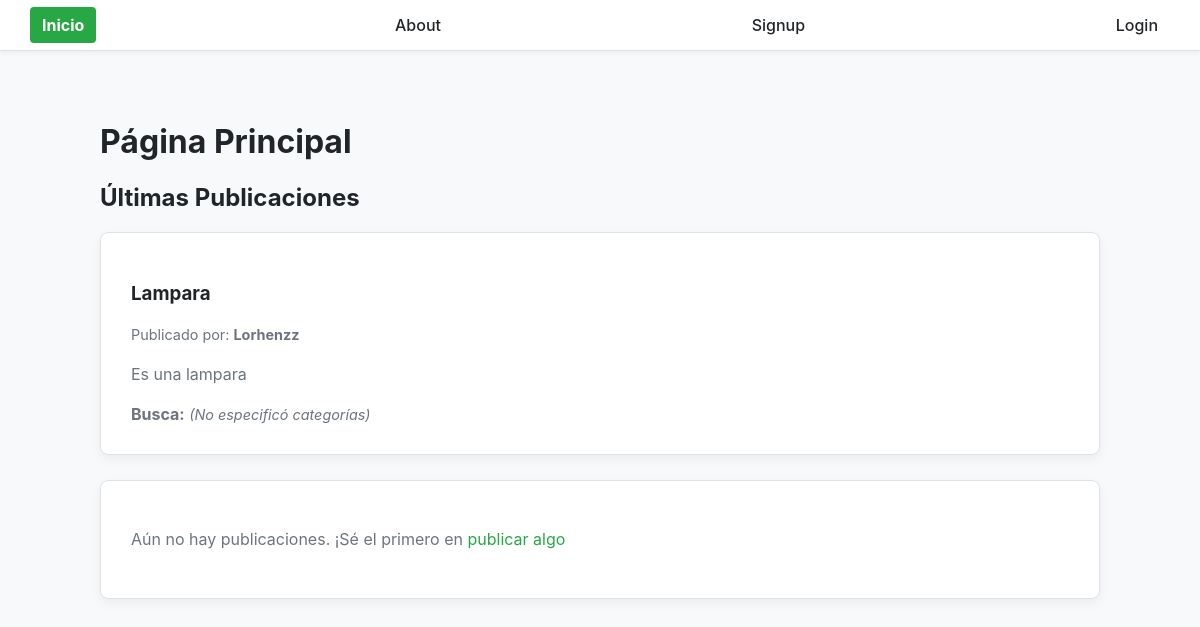
/, run on an earlier commit of the app's database.
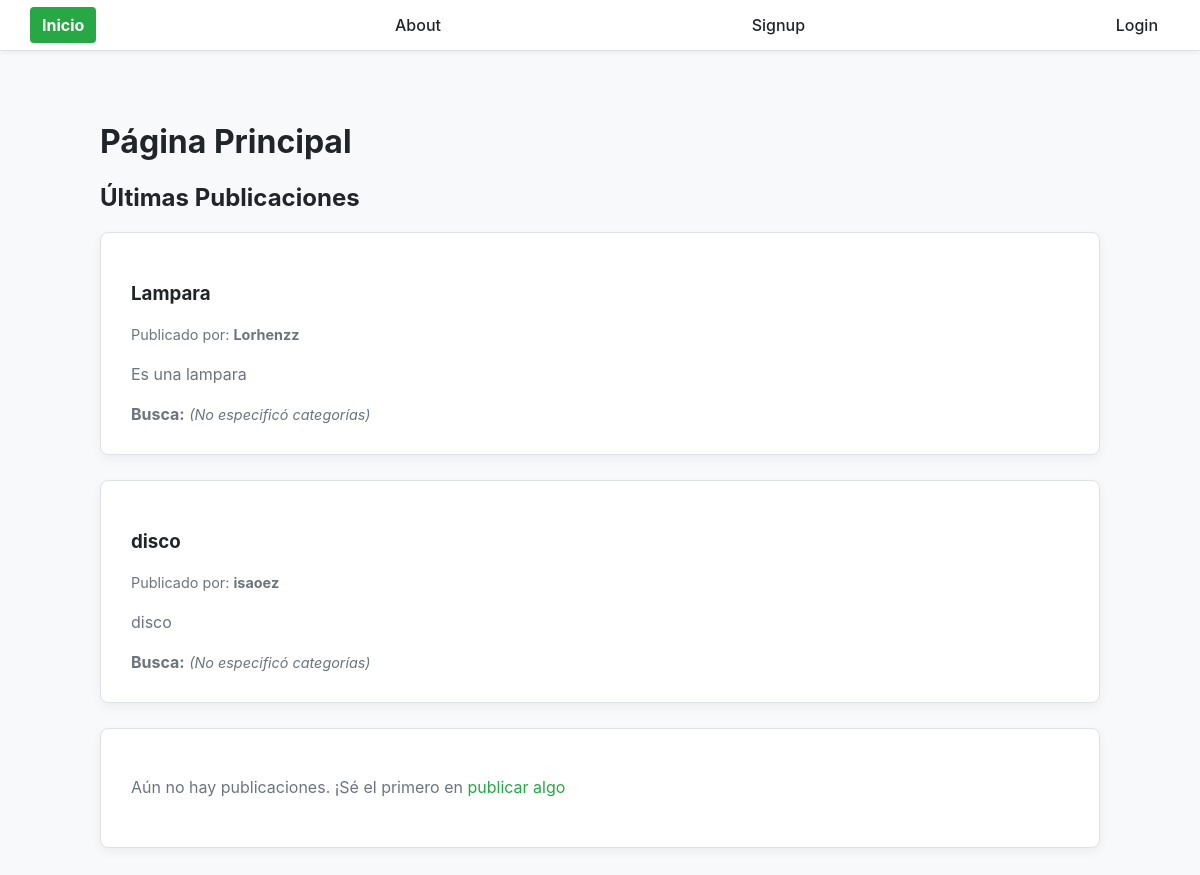
And on a later commit of the database.
### myapp/models.py (models this page shows, shortened)
class Articulo(models.Model):
    titulo = models.CharField(max_length=200)
    descripcion = models.TextField()
    propietario = models.ForeignKey(User, on_delete=models.CASCADE)
    categorias = models.ManyToManyField(Categoria, related_name='articulos')

### myapp/views.py (the view)
# urls.py: path('', views.index, name='index'),
def index(request):
    title = 'Página Principal'
    articulos = Articulo.objects.all()
    return render(request, 'index.html', {
        'title': title,
        'articulos': articulos
    })

### myapp/templates/index.html (shortened to what this page needs)
{% extends 'layout/base.html' %}
{% load static %}
{% block content %}
<h1>{{title}}</h1>
<section>
    <h2>Últimas Publicaciones</h2>
    {% for articulo in articulos %}
        <article class="card" style="margin-bottom: 25px;">
            <h3>{{ articulo.titulo }}</h3>
            <p style="font-size: 0.9em; color: var(--color-text-secondary);">
                Publicado por: <b>{{ articulo.propietario.username }}</b>
            </p>
            <p>{{ articulo.descripcion }}</p>
            <div>
                <strong>Busca:</strong>
                {% for categoria in articulo.propietario.deseo.categorias_buscadas.all %}
                    <span style="background: #eee; padding: 3px 8px; border-radius: 12px; font-size: 0.9em;">
                        {{ categoria }}
                    </span>
                {% empty %}
                    <span style="font-style: italic; font-size: 0.9em;">(No especificó categorías)</span>
                {% endfor %}
            </div>
        </article>
    {% endfor %}
        <div class="card">
            <p>Aún no hay publicaciones. ¡Sé el primero en <a href="{% url 'publicar' %}">publicar algo
{% endblock %}

What changed in the data, as far as the page shows it:
added Articulo: titulo "disco", propietario.username "isaoez", descripcion "disco"
